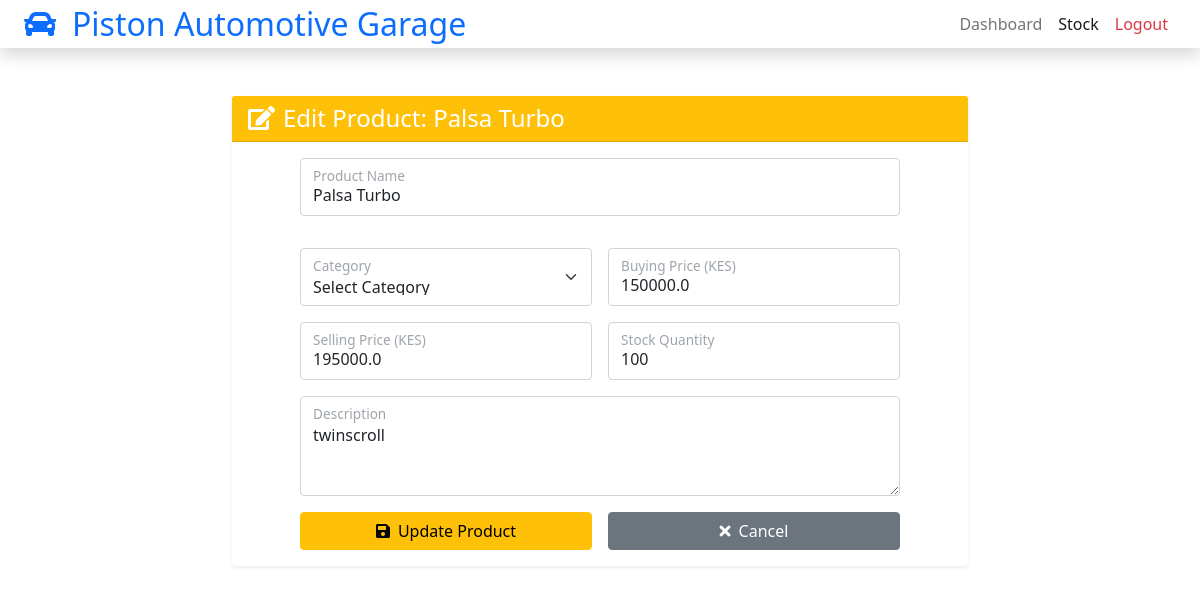
/admin/stock/edit/1 (signed in), run on the app's committed database.
### dbservice.py (models this page shows)
class Product(db.Model):
    id = db.Column(db.Integer, primary_key=True)
    name = db.Column(db.String(100), nullable=False)
    description = db.Column(db.Text, nullable=True)
    buying_price = db.Column(db.Float, nullable=False)
    selling_price = db.Column(db.Float, nullable=False)
    stock_quantity = db.Column(db.Integer, nullable=False)

### main.py (the view, shortened to what this page needs)
@app.route('/admin/stock/edit/<int:product_id>', methods=['GET', 'POST'])
@login_required(UserRole.ADMIN)
def edit_product(product_id):
    product = Product.query.get_or_404(product_id)
    return render_template('edit_product.html', product=product)

### main.py (called while the page is built)
def login_required(role: UserRole | None = None):
    def decorator(view_func):
        @wraps(view_func)
        def wrapped(*args, **kwargs):
            username = session.get('username')
            if not username:
                flash('Please log in to continue.', 'warning')
                return redirect(url_for('login'))
            user = User.query.filter_by(username=username).first()
            if not user:
                session.pop('username', None)
                flash('Account not found. Please log in again.', 'warning')
                return redirect(url_for('login'))
            if role is not None and user.role != role:
                flash('Access denied. Insufficient permissions.', 'danger')
                return redirect(url_for('login'))
            return view_func(*args, **kwargs)
        return wrapped
    return decorator

### Templates/edit_product.html (shortened to what this page needs)
<!DOCTYPE html>
<html lang="en">
<head>
    <link href="https://cdn.jsdelivr.net/npm/bootstrap@5.0.0/dist/css/bootstrap.min.css" rel="stylesheet">
    <link href="https://cdnjs.cloudflare.com/ajax/libs/font-awesome/5.10.0/css/all.min.css" rel="stylesheet">
</head>
<body>
    <nav class="navbar navbar-expand-lg navbar-light bg-white shadow sticky-top p-0">
        <div class="container-fluid px-4">
            <a href="{{ url_for('admin_dashboard') }}" class="navbar-brand d-flex align-items-center">
                <h2 class="m-0 text-primary"><i class="fa fa-car me-3"></i>Piston Automotive Garage</h2>
            </a>
            <div class="navbar-nav ms-auto">
                <a href="{{ url_for('admin_dashboard') }}" class="nav-item nav-link">Dashboard</a>
                <a href="{{ url_for('admin_stock') }}" class="nav-item nav-link active">Stock</a>
                <a href="{{ url_for('logout') }}" class="nav-item nav-link text-danger">Logout</a>
            </div>
        </div>
    </nav>
    <div class="container py-5">
        <div class="row justify-content-center">
            <div class="col-lg-8">
                <div class="card border-0 shadow-sm">
                    <div class="card-header bg-warning text-white">
                        <h4 class="mb-0">
                            <i class="fa fa-edit me-2"></i>Edit Product: {{ product.name }}
                        </h4>
                    </div>
                    <div class="card-body">
                        <form method="POST" class="product-form">
                            <div class="row g-3">
                                <div class="col-12">
                                    <div class="form-floating mb-3">
                                        <input type="text" class="form-control" id="name" name="name" value="{{ product.name }}" placeholder="Product Name" required>
                                        <label for="name">Product Name</label>
                                    </div>
                                </div>
                                <div class="col-md-6">
                                    <div class="form-floating mb-3">
                                        <select class="form-select" id="category" name="category" required>
                                            <option value="">Select Category</option>
                                        </select>
                                        <label for="category">Category</label>
                                    </div>
                                </div>
                                <div class="col-md-6">
                                    <div class="form-floating mb-3">
                                        <input type="number" step="0.01" class="form-control" id="buying_price" name="buying_price" value="{{ product.buying_price }}" placeholder="0.00" required>
                                        <label for="buying_price">Buying Price (KES)</label>
                                    </div>
                                </div>
                            </div>
                            <div class="row g-3">
                                <div class="col-md-6">
                                    <div class="form-floating mb-3">
                                        <input type="number" step="0.01" class="form-control" id="selling_price" name="selling_price" value="{{ product.selling_price }}" placeholder="0.00" required>
                                        <label for="selling_price">Selling Price (KES)</label>
                                    </div>
                                </div>
                                <div class="col-md-6">
                                    <div class="form-floating mb-3">
                                        <input type="number" class="form-control" id="stock_quantity" name="stock_quantity" value="{{ product.stock_quantity }}" placeholder="0" required>
                                        <label for="stock_quantity">Stock Quantity</label>
                                    </div>
                                </div>
                            </div>
                            <div class="row g-3">
                                <div class="col-12">
                                    <div class="form-floating mb-3">
                                        <textarea class="form-control" id="description" name="description" placeholder="Product description (optional)" style="height: 100px;">{{ product.description or '' }}</textarea>
                                        <label for="description">Description</label>
                                    </div>
                                </div>
                            </div>
                            <div class="row g-3">
                                <div class="col-6">
                                    <button type="submit" class="btn btn-warning w-100">
                                        <i class="fa fa-save me-2"></i>Update Product
                                    </button>
                                </div>
                                <div class="col-6">
                                    <a href="{{ url_for('admin_stock') }}" class="btn btn-secondary w-100">
                                        <i class="fa fa-times me-2"></i>Cancel
                                    </a>
                                </div>
                            </div>
                        </form>
                    </div>
                </div>
            </div>
        </div>
    </div>
</body>
</html>

### Templates/edit_product.html (style rules this page uses)
.product-form { max-width: 600px; margin: 0 auto; }
.form-floating label { color: #6c757d; }

### data on the page
Product: name "Palsa Turbo", buying_price "150000.0", selling_price "195000.0", stock_quantity "100", description "twinscroll"
